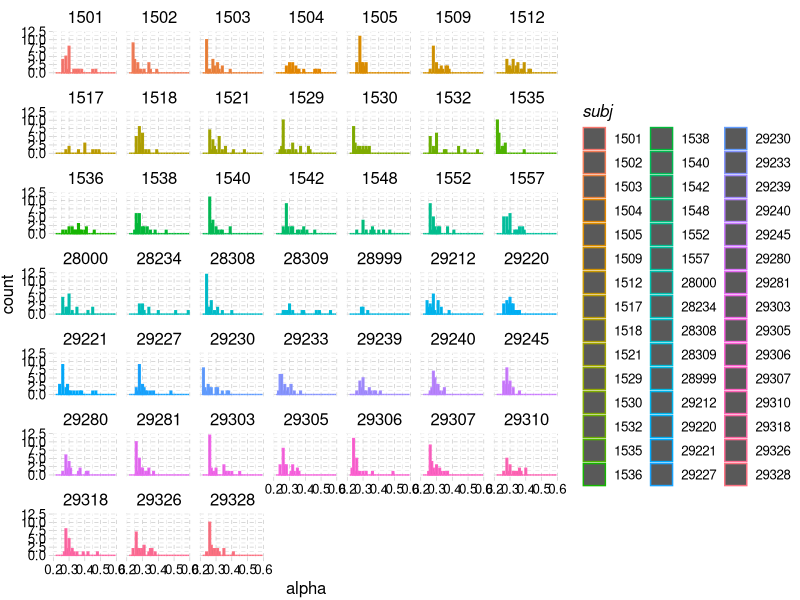
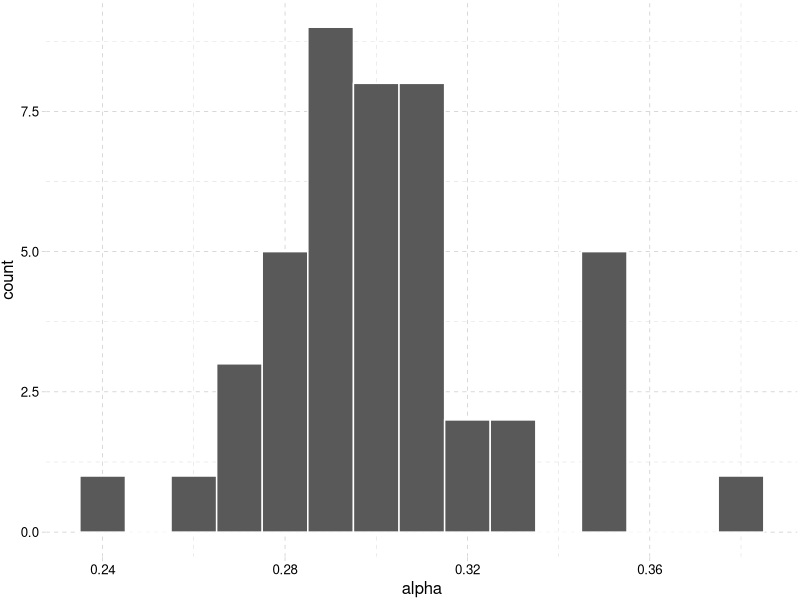

Here is the R script that generated these plots, in order:
library(tidyverse)
library(ggplot2)
library(ggthemes)
d <- read_csv("slimstampen_all_trials.csv",
              col_types = cols(
                subj = col_character(),
                item = col_double(),
                resp = col_character(),
                isCorrect = col_logical(),
                RT = col_double(),
                duration = col_double(),
                type = col_character(),
                trial = col_double(),
                time = col_double(),
                levDist = col_double(),
                rep = col_double(),
                alpha = col_double(),
                fixedRT = col_double(),
                estRT = col_double()
              ))

by_item <- d %>%
  select(subj, item, alpha) %>%
  group_by(subj, item) %>%
  summarize(alpha = mean(alpha))

ggplot(by_item, aes(x=alpha, col=subj)) +
  geom_histogram(binwidth=0.01) +
  facet_wrap(~subj) +
  theme_pander()

by_subj <- by_item %>%
  select(subj, item, alpha) %>%
  group_by(subj) %>%
  summarize(alpha = mean(alpha))

ggplot(by_subj, aes(x=alpha)) +
  geom_histogram(binwidth=0.01, col="white") +
  theme_pander()

